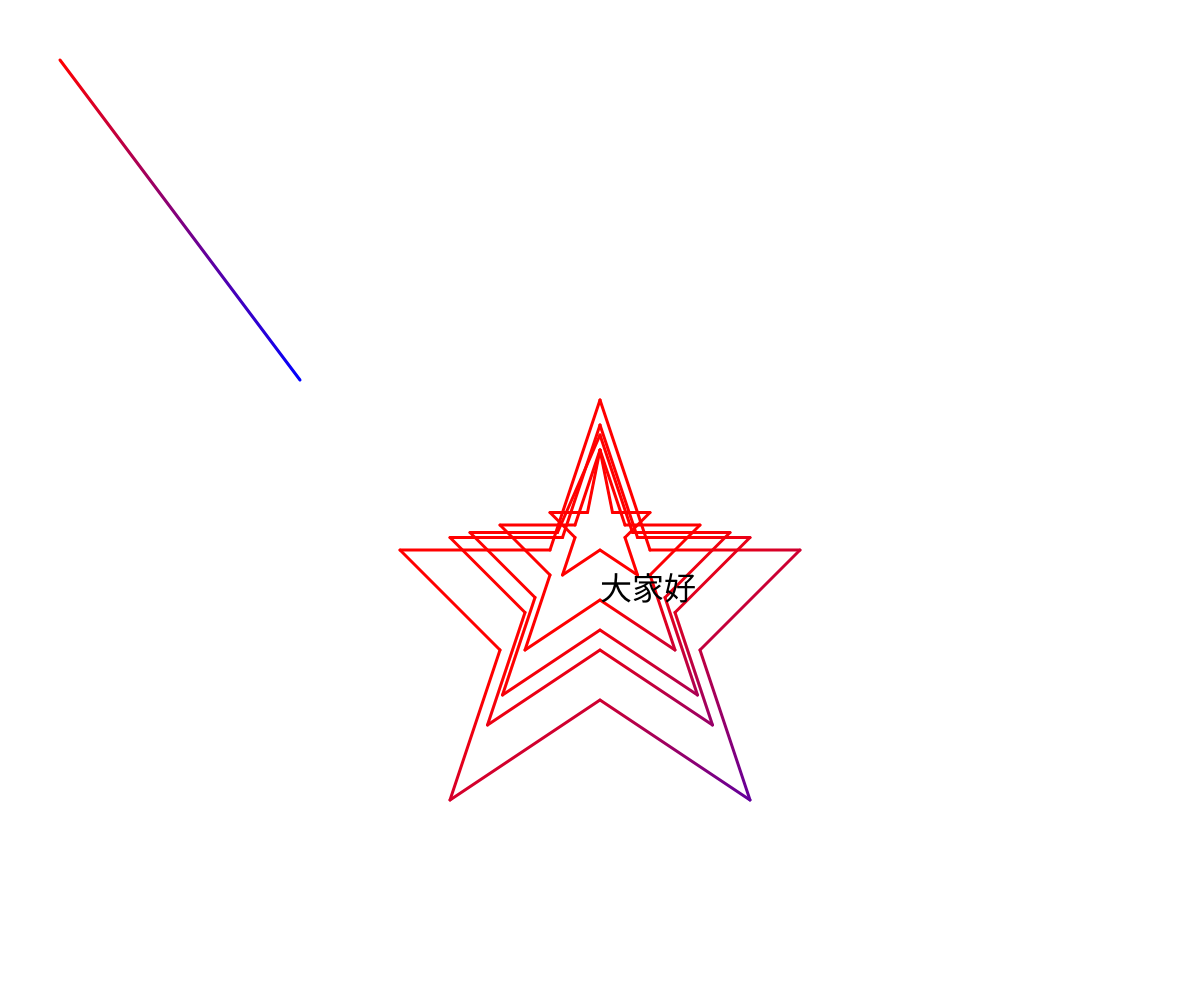
Frame 1 (no input)
Frame 60 (no input): identical to frame 1, image omitted
Frame 120 (the mouse pressed at the canvas centre since frame 60): identical to frame 1, image omitted

The p5.js sketch that drew this single still picture (run headless with seeded random() and noise() and a simulated clock; from frame 60 on, the mouse is pressed at the canvas centre):

// p5.js sketch
// ── sketch.js

function setup() {
  createCanvas(windowWidth,windowHeight); 
  //背景大小設定為和視窗一樣大
}

function draw() {
  background(300);//背景為白色
  ctx = canvas.getContext('2d');
	ctx.lineWidth = 3;
	
  gradientLine(ctx, 60, 60, 300, 380, 'red','blue')
  //線條的顏色
  
  
  
  translate(width/2, height/2);//設定座標中心點(0,0)在視窗正中間
  scale(scale);
  
  textSize(32);
  



  line(0, -100, 50, 50);
  line(50, 50, 200, 50);
  line(200, 50, 100, 150);
  line(100, 150, 150, 300);
  line(150, 300, 0, 200);
  line(0, 200, -150, 300);
  line(-150, 300, -100, 150);
  line(-100, 150, -200, 50);
  line(-200, 50, -50, 50);
  line(-50, 50, 0, -100);

  line(0, -50, 25, 25);
  line(25, 25, 100, 25);
  line(100, 25, 50, 75);
  line(50, 75, 75, 150);
  line(75, 150, 0, 100);
  line(0, 100, -75, 150);
  line(-75, 150, -50, 75);
  line(-50, 75, -100, 25);
  line(-100, 25, -25, 25);
  line(-25, 25, 0, -50);

  line(0, -50, 12.5, 12.5);
  line(12.5, 12.5, 50, 12.5);
  line(50, 12.5, 25, 37.5);
  line(25, 37.5, 37.5, 75);
  line(37.5, 75, 0, 50);
  line(0, 50, -37.5, 75);
  line(-37.5, 75, -25, 37.5);
  line(-25, 37.5, -50, 12.5);
  line(-50, 12.5, -12.5, 12.5);
  line(-12.5, 12.5, 0, -50);

line(0, -75, 37.5, 37.5);
  line(37.5, 37.5, 150, 37.5);
  line(150, 37.5, 75, 112.5);
  line(75, 112.5, 112.5, 225);
  line(112.5, 225, 0, 150);
  line(0, 150, -112.5, 225);
  line(-112.5, 225, -75, 112.5);
  line(-75, 112.5, -150, 37.5);
  line(-150, 37.5, -37.5, 37.5);
  line(-37.5, 37.5, 0, -75);

  line(0, -65, 32.5, 32.5);
  line(32.5, 32.5, 130, 32.5);
  line(130, 32.5, 65, 97.5);
  line(65, 97.5, 97.5, 195);
  line(97.5, 195, 0, 130);
  line(0, 130, -97.5, 195);
  line(-97.5, 195, -65, 97.5);
  line(-65, 97.5, -130, 32.5);
  line(-130, 32.5, -42.5, 32.5);
  line(-42.5, 32.5, 0, -65);


  function gradientLine(ctx, x1, y1, x2, y2, c1, c2) {
    const gradient = ctx.createLinearGradient(x1, y1, x2, y2);
    gradient.addColorStop(0, c1);
    gradient.addColorStop(1, c2);
    ctx.strokeStyle = gradient;
  
    ctx.beginPath();
    ctx.moveTo(x1, y1);
    ctx.lineTo(x2, y2);
    ctx.stroke();
  }
  text("大家好",0,100)

  
  
  
  //設置一條線從(x1,y1)到(x2,y2)打法是line(x1,y1,x2,y2)
  //以下是星星線條的程式碼
  
}
